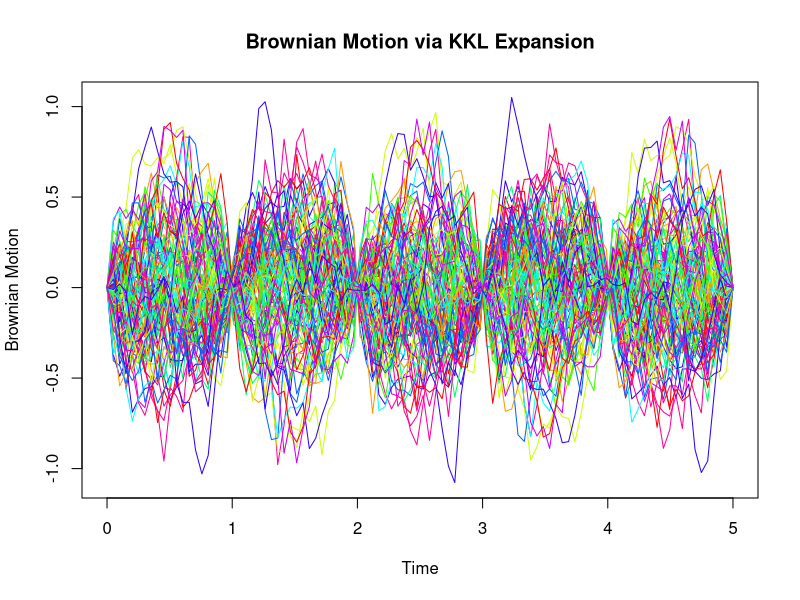
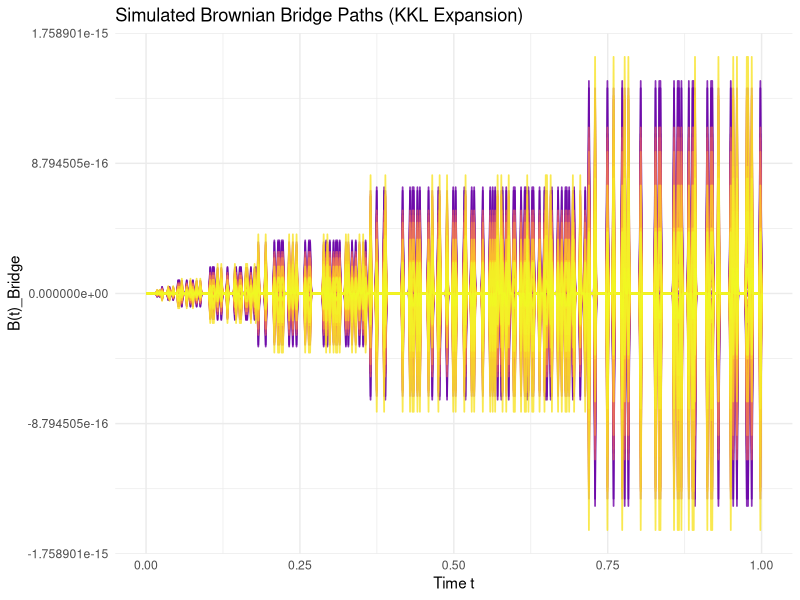
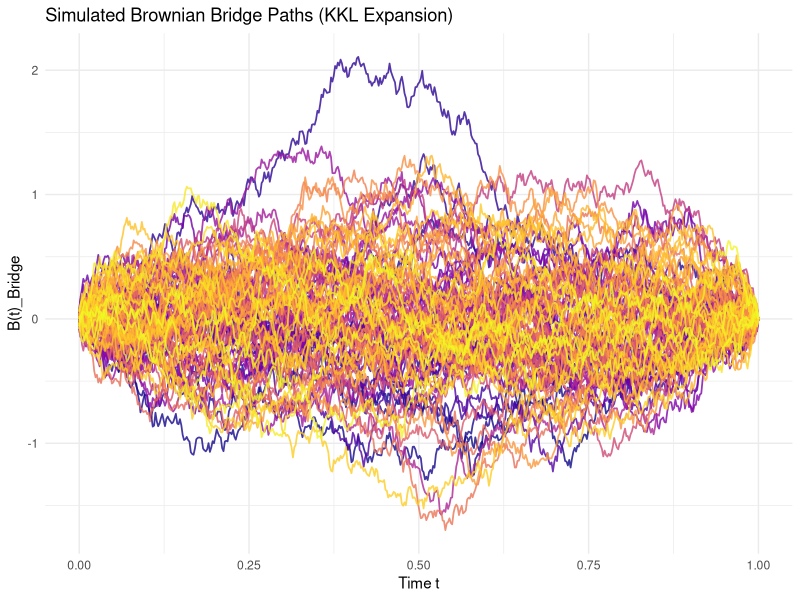
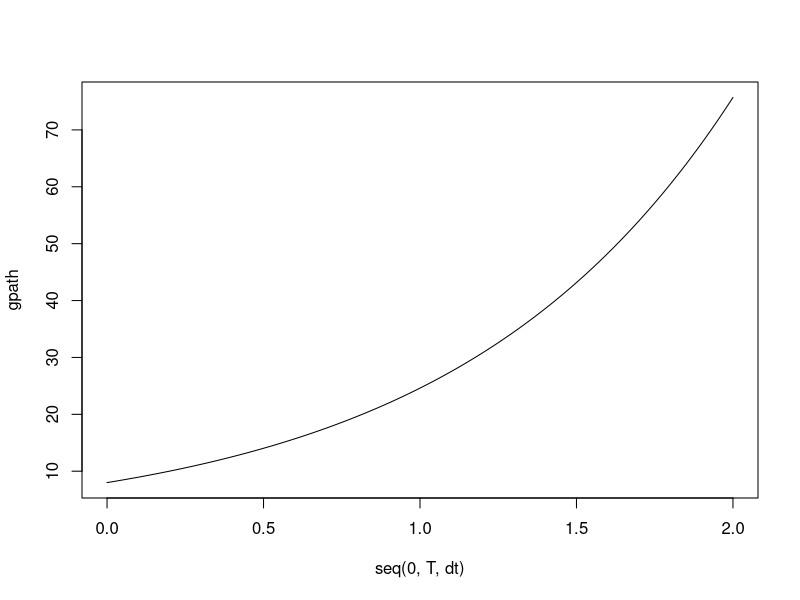
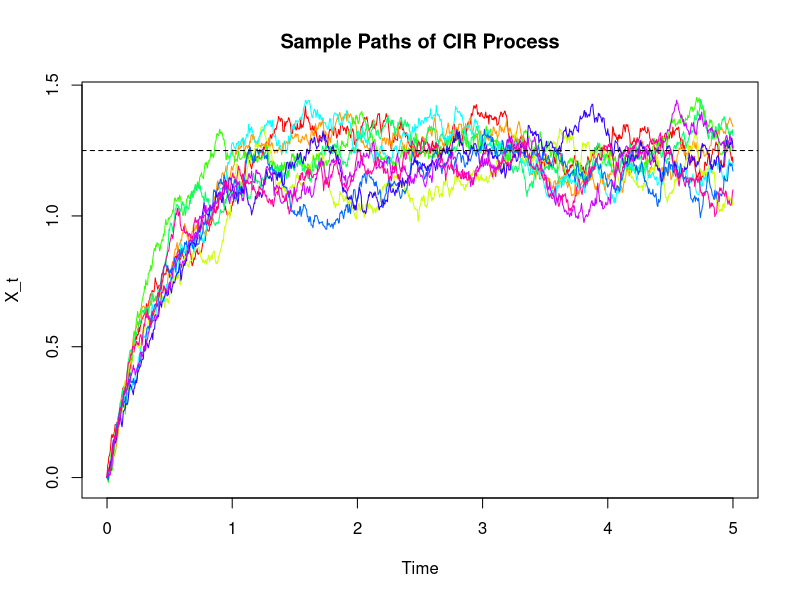

R code for these plots, in order:
## ---- chunk 1
knitr::opts_chunk$set(echo = TRUE)
## ---- chunk 2
set.seed(123)  # For reproducibility

# Parameters
N <- 100  # Number of terms in the expansion
M <- 100  # Number of paths
T <- 100  # Number of time points
t_vals <- seq(0, 5, length.out = T)  # Discretized time grid

# Function to generate a single Brownian motion path using the KKL expansion
generate_bm_kkl <- function(t_vals, N) {
  xi <- rnorm(N)  # Generate N standard normal variables
  W_t <- sapply(t_vals, function(t) sum(xi / (pi * (1:N)) * sin(pi * (1:N) * t)))
  return(W_t)
}

# Generate M paths
bm_paths <- replicate(M, generate_bm_kkl(t_vals, N))

# Plot a few sample paths
matplot(t_vals, bm_paths[,1:100], type = "l", lty = 1, col = rainbow(10),
        xlab = "Time", ylab = "Brownian Motion", main = "Brownian Motion via KKL Expansion", xlim = c(0, 5))
## ---- chunk 3
# Load required libraries
library(ggplot2)

# Set parameters
n <- 100  # Number of paths
m <- 500  # Number of time steps
t <- seq(0, 1, length.out = m)  # Time grid

# Function to simulate a Brownian Bridge
simulate_brownian_bridge <- function(t, N = 300) {
  num_points <- length(t)
  B_t <- numeric(num_points)
  
  # Compute the Brownian Bridge using the Karhunen-Loève Expansion
  for (n in 1:N) {
    Z_n <- rnorm(1)  # Independent standard normal variable
    B_t <- sqrt(2) * (Z_n * ((sin(n+0.5)*pi*t) - (t * sin(n+0.5)*pi)))
  }
  
  return(B_t)
}

# Generate multiple paths
bridges <- replicate(n, simulate_brownian_bridge(t))

# Convert data to long format for ggplot
data <- data.frame(
  Time = rep(t, n),
  Bridge = as.vector(bridges),
  Path = factor(rep(1:n, each = m))
)

# Create plot
ggplot(data, aes(x = Time, y = Bridge, group = Path, color = Path)) +
  geom_line(alpha = 0.8, size = 0.6) +  # Individual paths
  scale_color_viridis_d(option = "C") +  # Nice color scale
  theme_minimal() +
  labs(title = "Simulated Brownian Bridge Paths (KKL Expansion)",
       x = "Time t",
       y = "B(t)_Bridge") +
  theme(legend.position = "none")
## ---- chunk 4
# Load required libraries
library(ggplot2)

# Set parameters
n <- 100  # Number of paths
m <- 500  # Number of time steps
t <- seq(0, 1, length.out = m)  # Time grid

# Function to simulate a Brownian Bridge
simulate_brownian_bridge <- function(t) {
  Wt <- cumsum(rnorm(length(t), mean = 0, sd = sqrt(1 / length(t))))  # Standard Brownian motion
  Bt <- Wt - t * Wt[length(Wt)]  # Brownian Bridge transformation
  return(Bt)
}

# Generate multiple paths
bridges <- replicate(n, simulate_brownian_bridge(t))

# Convert data to long format for ggplot
data <- data.frame(
  Time = rep(t, n),
  Bridge = as.vector(bridges),
  Path = factor(rep(1:n, each = m))
)

# Create plot
ggplot(data, aes(x = Time, y = Bridge, group = Path, color = Path)) +
  geom_line(alpha = 0.8, size = 0.6) +  # Individual paths
  scale_color_viridis_d(option = "C") +  # Nice color scale
  theme_minimal() +
  labs(title = "Simulated Brownian Bridge Paths (KKL Expansion)",
       x = "Time t",
       y = "B(t)_Bridge") +
  theme(legend.position = "none")


## ---- chunk 5
x25 <- log((40*exp(0.25))/35)/0.4

p25 <- 1 - pnorm(x25, 0, 1)
## ---- chunk 6
te <- 35 * exp(0.5*(-0.25+((0.4)^2)/2))

beta26 <- (log(40/35) - (-0.25*0.5))/0.4

x26 <- (beta26 - 0.2)/sqrt(0.5)

p126 <- pnorm(x26)

x226 <- (beta26)/sqrt(0.5)

p226 <- pnorm(x226)

a26 <- te * (1-p126) - 40*(1-p226)
## ---- chunk 7
set.seed(123)
# Parameters
mu <- 1.5
sigma <- 2
t <- 3
n_simulations <- 100000

# Simulating Brownian motion at t=3
set.seed(123)  # For reproducibility
simulated_values <- mu * t + sigma * rnorm(n_simulations)

# Estimate P(X_3 > 4)
prob_simulated <- mean(simulated_values > 4)

# Exact probability
exact_prob <- 1 - pnorm(4, mean = mu * t, sd = sigma * sqrt(t))

# Results
cat("Simulated P(X_3 > 4):", prob_simulated, "\n")
cat("Exact P(X_3 > 4):", exact_prob, "\n")
## ---- chunk 8
set.seed(123)
trails <- 10000
sim <- numeric(trails)
for (i in 1:trails) {
  t <- seq(0, 1, length=1000)
  b <- c(0, cumsum(rnorm(999, 0, 1)))/sqrt(1000)
  bb <- b - t*b[1000]
  sim[i] <- bb[750]
}
mean(sim <= 1/3)
## ---- chunk 9
pnorm(1/3, 0, sqrt(3/16))
## ---- chunk 10
set.seed(123)
trials <- 100000
mu <- -0.85
var <- 2.4
sim <- numeric(trails)

for (i in 1:trails) {
  b <- tail(cumsum(rnorm(1000)*sqrt(2/1000)),1)
  gbm <- 50*exp(mu*2 + sqrt(var)*b)
  if (gbm <= 40) sim[i] <- 1
}

simprob <- mean(sim)

x41 <- (log(40/50)+(-mu*2))/sqrt(2.4)
exact_prob41 <- pnorm(x41, 0, sqrt(2))

cat("Simulated probability:", simprob, "\n")
cat("Exact probability:", exact_prob41, "\n")
## ---- chunk 11
blackScholes <- function(g0, k, sigma, t, r) {
  alpha <- (log(k/g0) - (r - sigma^2/2) * t) / sigma
  price <- g0 * (1 - pnorm((alpha - sigma * t) / sqrt(t))) - 
           exp(-r * t) * k * (1 - pnorm(alpha / sqrt(t)))
  return(price)
}

blackScholes(400, 420, 0.40, 90/365, 0.03)
## ---- chunk 12
blackScholes <- function(g0, k, sigma, t, r) {
  alpha <- (log(k/g0) - (r - sigma^2/2) * t) / sigma
  price <- g0 * (1 - pnorm((alpha - sigma * t) / sqrt(t))) - 
           exp(-r * t) * k * (1 - pnorm(alpha / sqrt(t)))
  return(price)
}

blackScholes(800, 420, 0.40, 90/365, 0.03)
## ---- chunk 13
blackScholes <- function(g0, k, sigma, t, r) {
  alpha <- (log(k/g0) - (r - sigma^2/2) * t) / sigma
  price <- g0 * (1 - pnorm((alpha - sigma * t) / sqrt(t))) - 
           exp(-r * t) * k * (1 - pnorm(alpha / sqrt(t)))
  return(price)
}

blackScholes(400, 520, 0.40, 90/365, 0.03)
## ---- chunk 14
blackScholes <- function(g0, k, sigma, t, r) {
  alpha <- (log(k/g0) - (r - sigma^2/2) * t) / sigma
  price <- g0 * (1 - pnorm((alpha - sigma * t) / sqrt(t))) - 
           exp(-r * t) * k * (1 - pnorm(alpha / sqrt(t)))
  return(price)
}

blackScholes(400, 420, 0.80, 90/365, 0.03)
## ---- chunk 15
blackScholes <- function(g0, k, sigma, t, r) {
  alpha <- (log(k/g0) - (r - sigma^2/2) * t) / sigma
  price <- g0 * (1 - pnorm((alpha - sigma * t) / sqrt(t))) - 
           exp(-r * t) * k * (1 - pnorm(alpha / sqrt(t)))
  return(price)
}

blackScholes(400, 420, 0.40, 200/365, 0.03)
## ---- chunk 16
blackScholes <- function(g0, k, sigma, t, r) {
  alpha <- (log(k/g0) - (r - sigma^2/2) * t) / sigma
  price <- g0 * (1 - pnorm((alpha - sigma * t) / sqrt(t))) - 
           exp(-r * t) * k * (1 - pnorm(alpha / sqrt(t)))
  return(price)
}

blackScholes(400, 420, 0.40, 90/365, 0.3)
## ---- chunk 17
blackScholes <- function(g0, k, sigma, t, r) {
  alpha <- (log(k/g0) - (r - sigma^2/2) * t) / sigma
  price <- g0 * (1 - pnorm((alpha - sigma * t) / sqrt(t))) - 
           exp(-r * t) * k * (1 - pnorm(alpha / sqrt(t)))
  return(price)
}

blackScholes(400, 420, 0.60, 90/365, 0.03)
## ---- chunk 18
blackScholes <- function(g0, k, sigma, t, r) {
  alpha <- (log(k/g0) - (r - sigma^2/2) * t) / sigma
  price <- g0 * (1 - pnorm((alpha - sigma * t) / sqrt(t))) - 
           exp(-r * t) * k * (1 - pnorm(alpha / sqrt(t)))
  return(price)
}

blackScholes(400, 420, 0.50, 90/365, 0.03)
## ---- chunk 19
blackScholes <- function(g0, k, sigma, t, r) {
  alpha <- (log(k/g0) - (r - sigma^2/2) * t) / sigma
  price <- g0 * (1 - pnorm((alpha - sigma * t) / sqrt(t))) - 
           exp(-r * t) * k * (1 - pnorm(alpha / sqrt(t)))
  return(price)
}

blackScholes(400, 420, 0.469, 90/365, 0.03)
## ---- chunk 20
set.seed(10)
g0 <- 8
mu <- 1
sigma <- 1/2
T <- 2
n <- 1000
dt <- T/n

#Euler Maruyama

gpath <- numeric(n+1)
gpath[1] <- g0

for (i in 1:n) {
gpath[i+1] <- gpath[i] + (mu + sigma^2 /2)*gpath[i]*dt
+ sigma*gpath[i]*sqrt(dt)*rnorm(1)
}

plot(seq(0,T,dt),gpath,type="l")
## ---- chunk 21
# Parameters
set.seed(123)
g0 <- 8         # Initial value (G0 = 8)
mu <- 1          # Drift term
sigmasq <- 0.25     # Volatility term
t <- 2           # Time interval
n <- 1000        # Number of steps
trials <- 5000   # Number of trials (simulations)

# Time step
dt <- t / n

# Function to simulate one path of GBM
simulate_gbm <- function() {
  x <- g0
  for (i in 1:n) {
    x <- x + (mu + sigmasq/2)*x*dt+sqrt(sigmasq)*x*sqrt(dt)*rnorm(1)
  }
  return(x)  # Return the final value after t = 2
}

# Run simulations
simlist <- replicate(trials, simulate_gbm())

# Calculate mean and variance of G2
simulated_mean <- mean(simlist)
simulated_variance <- var(simlist)

# Print the results
cat("Simulated Mean of G2:", simulated_mean, "\n")
cat("Simulated Variance of G2:", simulated_variance, "\n")

## ---- chunk 22
expgeobrow <- function(g0, t, mu, sigsq){
  expectationgeo <- g0 * exp(t*(mu + sigsq/2))
  return(expectationgeo)
}

vargeobrow <- function(g0, t, mu, sigsq){
  vargeo <- g0^2 * exp(2*t*(mu + sigsq/2))*(exp(t*sigsq) - 1)
  return(vargeo)
}

expgeobrow(8,2,1,0.25)
vargeobrow(8,2,1,0.25)
## ---- chunk 23
set.seed(123)
x0 <- 0
mu <- 1.25
r <- 2
sigma <- 0.2
t <- 5
dt = t/n
n <- 1000        # Number of steps
trials <- 10 # Number of trials (simulations)

# Function to simulate one path of GBM
cir <- function() {
  x <- numeric(n + 1)
  x[1] <- x0
  for (i in 1:n) {
    x[i + 1] <- x[i] - r * (x[i] - mu) * dt + sigma * sqrt(dt) * rnorm(1)
  }
  return(x) # Return the whole path
}

simlist <- replicate(trials, cir()[n+1])
mean(simlist)
var(simlist)

#paths <- replicate(trials, cir())
paths <- replicate(trials, cir())

# Plot multiple sample paths
matplot(seq(0, t, length.out = n + 1), paths, type = "l", lty = 1,
        col = rainbow(trials), main = "Sample Paths of CIR Process", xlab = "Time", ylab = "X_t")
abline(h = mu, col = "black", lty = 2)  # Long-term mean
